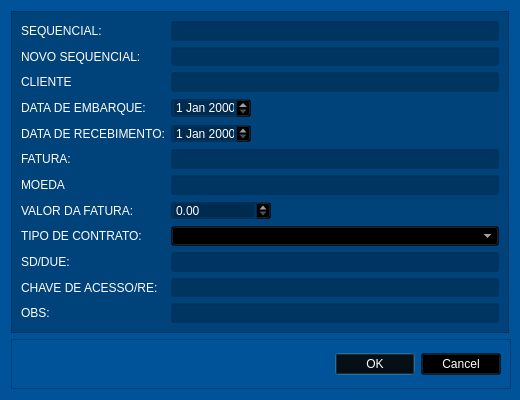
<?xml version="1.0" encoding="UTF-8"?>
<ui version="4.0">
 <class>Form</class>
 <widget class="QWidget" name="Form">
  <property name="geometry">
   <rect>
    <x>0</x>
    <y>0</y>
    <width>520</width>
    <height>400</height>
   </rect>
  </property>
  <property name="minimumSize">
   <size>
    <width>520</width>
    <height>390</height>
   </size>
  </property>
  <property name="maximumSize">
   <size>
    <width>700</width>
    <height>400</height>
   </size>
  </property>
  <property name="windowTitle">
   <string>NOVO LASTRO</string>
  </property>
  <property name="styleSheet">
   <string notr="true">background-color: rgb(0, 82, 153);</string>
  </property>
  <layout class="QVBoxLayout" name="verticalLayout">
   <item>
    <widget class="QFrame" name="frame_2">
     <property name="styleSheet">
      <string notr="true">background-color: rgba(0, 0, 0, 0.2);</string>
     </property>
     <property name="frameShape">
      <enum>QFrame::StyledPanel</enum>
     </property>
     <property name="frameShadow">
      <enum>QFrame::Raised</enum>
     </property>
     <layout class="QFormLayout" name="formLayout">
      <item row="0" column="0">
       <widget class="QLabel" name="seq">
        <property name="styleSheet">
         <string notr="true">background-color: rgba(f, f, f, 0.0);
color: rgb(255, 255, 255);</string>
        </property>
        <property name="text">
         <string>SEQUENCIAL:</string>
        </property>
       </widget>
      </item>
      <item row="0" column="1">
       <widget class="QLineEdit" name="dt_seq">
        <property name="styleSheet">
         <string notr="true">color: rgb(255, 255, 255);</string>
        </property>
       </widget>
      </item>
      <item row="1" column="0">
       <widget class="QLabel" name="new_seq">
        <property name="styleSheet">
         <string notr="true">background-color: rgba(f, f, f, 0.0);
color: rgb(255, 255, 255);</string>
        </property>
        <property name="text">
         <string>NOVO SEQUENCIAL:</string>
        </property>
       </widget>
      </item>
      <item row="1" column="1">
       <widget class="QLineEdit" name="dt_new_seq">
        <property name="styleSheet">
         <string notr="true">color: rgb(255, 255, 255);</string>
        </property>
       </widget>
      </item>
      <item row="2" column="0">
       <widget class="QLabel" name="client">
        <property name="styleSheet">
         <string notr="true">background-color: rgba(f, f, f, 0.0);
color: rgb(255, 255, 255);</string>
        </property>
        <property name="text">
         <string>CLIENTE</string>
        </property>
       </widget>
      </item>
      <item row="3" column="0">
       <widget class="QLabel" name="dt_embar">
        <property name="styleSheet">
         <string notr="true">background-color: rgba(f, f, f, 0.0);
color: rgb(255, 255, 255);</string>
        </property>
        <property name="text">
         <string>DATA DE EMBARQUE:</string>
        </property>
       </widget>
      </item>
      <item row="3" column="1">
       <widget class="QDateEdit" name="dt_dt_embar">
        <property name="maximumSize">
         <size>
          <width>80</width>
          <height>16777215</height>
         </size>
        </property>
        <property name="styleSheet">
         <string notr="true">color: rgb(255, 255, 255);</string>
        </property>
       </widget>
      </item>
      <item row="4" column="0">
       <widget class="QLabel" name="dt_receb">
        <property name="styleSheet">
         <string notr="true">background-color: rgba(f, f, f, 0.0);
color: rgb(255, 255, 255);</string>
        </property>
        <property name="text">
         <string>DATA DE RECEBIMENTO:</string>
        </property>
       </widget>
      </item>
      <item row="4" column="1">
       <widget class="QDateEdit" name="dt_dt_receb">
        <property name="maximumSize">
         <size>
          <width>80</width>
          <height>16777215</height>
         </size>
        </property>
        <property name="styleSheet">
         <string notr="true">color: rgb(255, 255, 255);</string>
        </property>
       </widget>
      </item>
      <item row="5" column="0">
       <widget class="QLabel" name="fat">
        <property name="styleSheet">
         <string notr="true">background-color: rgba(f, f, f, 0.0);
color: rgb(255, 255, 255);</string>
        </property>
        <property name="text">
         <string>FATURA:</string>
        </property>
       </widget>
      </item>
      <item row="5" column="1">
       <widget class="QLineEdit" name="dt_fat">
        <property name="styleSheet">
         <string notr="true">color: rgb(255, 255, 255);</string>
        </property>
       </widget>
      </item>
      <item row="6" column="0">
       <widget class="QLabel" name="moeda">
        <property name="styleSheet">
         <string notr="true">background-color: rgba(f, f, f, 0.0);
color: rgb(255, 255, 255);</string>
        </property>
        <property name="text">
         <string>MOEDA</string>
        </property>
       </widget>
      </item>
      <item row="6" column="1">
       <widget class="QLineEdit" name="dt_moeda">
        <property name="styleSheet">
         <string notr="true">color: rgb(255, 255, 255);</string>
        </property>
       </widget>
      </item>
      <item row="7" column="0">
       <widget class="QLabel" name="val_fat">
        <property name="styleSheet">
         <string notr="true">background-color: rgba(f, f, f, 0.0);
color: rgb(255, 255, 255);</string>
        </property>
        <property name="text">
         <string>VALOR DA FATURA:</string>
        </property>
       </widget>
      </item>
      <item row="7" column="1">
       <widget class="QDoubleSpinBox" name="dt_val_fat">
        <property name="maximumSize">
         <size>
          <width>100</width>
          <height>16777215</height>
         </size>
        </property>
        <property name="cursor">
         <cursorShape>IBeamCursor</cursorShape>
        </property>
        <property name="layoutDirection">
         <enum>Qt::LeftToRight</enum>
        </property>
        <property name="styleSheet">
         <string notr="true">color: rgb(255, 255, 255);</string>
        </property>
        <property name="maximum">
         <double>99999999999999997748809823456034029568.000000000000000</double>
        </property>
       </widget>
      </item>
      <item row="8" column="0">
       <widget class="QLabel" name="tp_cont">
        <property name="styleSheet">
         <string notr="true">background-color: rgba(f, f, f, 0.0);
color: rgb(255, 255, 255);</string>
        </property>
        <property name="text">
         <string>TIPO DE CONTRATO:</string>
        </property>
       </widget>
      </item>
      <item row="8" column="1">
       <widget class="QComboBox" name="dt_tp_cont">
        <property name="styleSheet">
         <string notr="true">color: rgb(255, 255, 255);</string>
        </property>
       </widget>
      </item>
      <item row="9" column="0">
       <widget class="QLabel" name="sd_due">
        <property name="styleSheet">
         <string notr="true">background-color: rgba(f, f, f, 0.0);
color: rgb(255, 255, 255);</string>
        </property>
        <property name="text">
         <string>SD/DUE:</string>
        </property>
       </widget>
      </item>
      <item row="9" column="1">
       <widget class="QLineEdit" name="dt_sd_due">
        <property name="styleSheet">
         <string notr="true">color: rgb(255, 255, 255);</string>
        </property>
       </widget>
      </item>
      <item row="10" column="0">
       <widget class="QLabel" name="ch_acss_re">
        <property name="layoutDirection">
         <enum>Qt::LeftToRight</enum>
        </property>
        <property name="styleSheet">
         <string notr="true">background-color: rgba(f, f, f, 0.0);
color: rgb(255, 255, 255);</string>
        </property>
        <property name="text">
         <string>CHAVE DE ACESSO/RE:</string>
        </property>
       </widget>
      </item>
      <item row="10" column="1">
       <widget class="QLineEdit" name="dt_ch_re">
        <property name="styleSheet">
         <string notr="true">color: rgb(255, 255, 255);</string>
        </property>
       </widget>
      </item>
      <item row="11" column="0">
       <widget class="QLabel" name="obs">
        <property name="styleSheet">
         <string notr="true">background-color: rgba(f, f, f, 0.0);
color: rgb(255, 255, 255);</string>
        </property>
        <property name="text">
         <string>OBS:</string>
        </property>
       </widget>
      </item>
      <item row="11" column="1">
       <widget class="QLineEdit" name="dt_obs">
        <property name="styleSheet">
         <string notr="true">color: rgb(255, 255, 255);</string>
        </property>
       </widget>
      </item>
      <item row="2" column="1">
       <widget class="QLineEdit" name="dt_client">
        <property name="styleSheet">
         <string notr="true">color: rgb(255, 255, 255);</string>
        </property>
       </widget>
      </item>
     </layout>
    </widget>
   </item>
   <item>
    <widget class="QFrame" name="frame">
     <property name="minimumSize">
      <size>
       <width>500</width>
       <height>50</height>
      </size>
     </property>
     <property name="maximumSize">
      <size>
       <width>700</width>
       <height>400</height>
      </size>
     </property>
     <property name="frameShape">
      <enum>QFrame::StyledPanel</enum>
     </property>
     <property name="frameShadow">
      <enum>QFrame::Raised</enum>
     </property>
     <layout class="QVBoxLayout" name="verticalLayout_2">
      <item>
       <widget class="QDialogButtonBox" name="buttonBox">
        <property name="styleSheet">
         <string notr="true">background-color: rgba(0, 0, 0, 0.2);
color: rgb(255, 255, 255);</string>
        </property>
        <property name="standardButtons">
         <set>QDialogButtonBox::Cancel|QDialogButtonBox::Ok</set>
        </property>
       </widget>
      </item>
     </layout>
    </widget>
   </item>
  </layout>
 </widget>
 <resources/>
 <connections/>
</ui>
